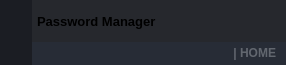
        <widget class="QFrame" name="frame_top">
         <property name="minimumSize">
          <size>
           <width>0</width>
           <height>65</height>
          </size>
         </property>
         <property name="maximumSize">
          <size>
           <width>16777215</width>
           <height>65</height>
          </size>
         </property>
         <property name="styleSheet">
          <string notr="true">background-color: transparent;</string>
         </property>
         <property name="frameShape">
          <enum>QFrame::NoFrame</enum>
         </property>
         <property name="frameShadow">
          <enum>QFrame::Raised</enum>
         </property>
         <layout class="QHBoxLayout" name="horizontalLayout_3">
          <property name="spacing">
           <number>0</number>
          </property>
          <property name="leftMargin">
           <number>0</number>
          </property>
          <property name="topMargin">
           <number>0</number>
          </property>
          <property name="rightMargin">
           <number>0</number>
          </property>
          <property name="bottomMargin">
           <number>0</number>
          </property>
          <item>
           <widget class="QFrame" name="frame_toggle">
            <property name="maximumSize">
             <size>
              <width>70</width>
              <height>16777215</height>
             </size>
            </property>
            <property name="styleSheet">
             <string notr="true">background-color: rgb(27, 29, 35);</string>
            </property>
            <property name="frameShape">
             <enum>QFrame::NoFrame</enum>
            </property>
            <property name="frameShadow">
             <enum>QFrame::Raised</enum>
            </property>
            <layout class="QVBoxLayout" name="verticalLayout_3">
             <property name="spacing">
              <number>0</number>
             </property>
             <property name="leftMargin">
              <number>0</number>
             </property>
             <property name="topMargin">
              <number>0</number>
             </property>
             <property name="rightMargin">
              <number>0</number>
             </property>
             <property name="bottomMargin">
              <number>0</number>
             </property>
             <item>
              <widget class="QPushButton" name="btn_toggle_menu">
               <property name="sizePolicy">
                <sizepolicy hsizetype="Expanding" vsizetype="Expanding">
                 <horstretch>0</horstretch>
                 <verstretch>0</verstretch>
                </sizepolicy>
               </property>
               <property name="styleSheet">
                <string notr="true">QPushButton {
	background-image: url(:/24x24/icons/24x24/cil-menu.png);
	background-position: center;
	background-repeat: no-reperat;
	border: none;
	background-color: rgb(27, 29, 35);
}
QPushButton:hover {
	background-color: rgb(33, 37, 43);
}
QPushButton:pressed {	
	background-color: rgb(85, 170, 255);
}</string>
               </property>
               <property name="text">
                <string/>
               </property>
              </widget>
             </item>
            </layout>
           </widget>
          </item>
          <item>
           <widget class="QFrame" name="frame_top_right">
            <property name="styleSheet">
             <string notr="true">background: transparent;</string>
            </property>
            <property name="frameShape">
             <enum>QFrame::NoFrame</enum>
            </property>
            <property name="frameShadow">
             <enum>QFrame::Raised</enum>
            </property>
            <layout class="QVBoxLayout" name="verticalLayout_2">
             <property name="spacing">
              <number>0</number>
             </property>
             <property name="leftMargin">
              <number>0</number>
             </property>
             <property name="topMargin">
              <number>0</number>
             </property>
             <property name="rightMargin">
              <number>0</number>
             </property>
             <property name="bottomMargin">
              <number>0</number>
             </property>
             <item>
              <widget class="QFrame" name="frame_top_btns">
               <property name="maximumSize">
                <size>
                 <width>16777215</width>
                 <height>42</height>
                </size>
               </property>
               <property name="styleSheet">
                <string notr="true">background-color: rgba(27, 29, 35, 200)</string>
               </property>
               <property name="frameShape">
                <enum>QFrame::NoFrame</enum>
               </property>
               <property name="frameShadow">
                <enum>QFrame::Raised</enum>
               </property>
               <layout class="QHBoxLayout" name="horizontalLayout_4">
                <property name="spacing">
                 <number>0</number>
                </property>
                <property name="leftMargin">
                 <number>0</number>
                </property>
                <property name="topMargin">
                 <number>0</number>
                </property>
                <property name="rightMargin">
                 <number>0</number>
                </property>
                <property name="bottomMargin">
                 <number>0</number>
                </property>
                <item>
                 <widget class="QFrame" name="frame_label_top_btns">
                  <property name="sizePolicy">
                   <sizepolicy hsizetype="Expanding" vsizetype="Preferred">
                    <horstretch>0</horstretch>
                    <verstretch>0</verstretch>
                   </sizepolicy>
                  </property>
                  <property name="frameShape">
                   <enum>QFrame::NoFrame</enum>
                  </property>
                  <property name="frameShadow">
                   <enum>QFrame::Raised</enum>
                  </property>
                  <layout class="QHBoxLayout" name="horizontalLayout_10">
                   <property name="spacing">
                    <number>0</number>
                   </property>
                   <property name="leftMargin">
                    <number>5</number>
                   </property>
                   <property name="topMargin">
                    <number>0</number>
                   </property>
                   <property name="rightMargin">
                    <number>10</number>
                   </property>
                   <property name="bottomMargin">
                    <number>0</number>
                   </property>
                   <item>
                    <widget class="QFrame" name="frame_icon_top_bar">
                     <property name="maximumSize">
                      <size>
                       <width>30</width>
                       <height>30</height>
                      </size>
                     </property>
                     <property name="styleSheet">
                      <string notr="true">background: transparent;
background-image: url(:/16x16/icons/16x16/cil-terminal.png);
background-position: center;
background-repeat: no-repeat;
</string>
                     </property>
                     <property name="frameShape">
                      <enum>QFrame::StyledPanel</enum>
                     </property>
                     <property name="frameShadow">
                      <enum>QFrame::Raised</enum>
                     </property>
                    </widget>
                   </item>
                   <item>
                    <widget class="QLabel" name="label_title_bar_top">
                     <property name="font">
                      <font>
                       <family>Segoe UI</family>
                       <pointsize>10</pointsize>
                       <weight>75</weight>
                       <bold>true</bold>
                      </font>
                     </property>
                     <property name="styleSheet">
                      <string notr="true">background: transparent;
</string>
                     </property>
                     <property name="text">
                      <string>Password Manager</string>
                     </property>
                    </widget>
                   </item>
                  </layout>
                 </widget>
                </item>
                <item alignment="Qt::AlignRight">
                 <widget class="QFrame" name="frame_btns_right">
                  <property name="sizePolicy">
                   <sizepolicy hsizetype="Expanding" vsizetype="Preferred">
                    <horstretch>0</horstretch>
                    <verstretch>0</verstretch>
                   </sizepolicy>
                  </property>
                  <property name="maximumSize">
                   <size>
                    <width>120</width>
                    <height>16777215</height>
                   </size>
                  </property>
                  <property name="frameShape">
                   <enum>QFrame::NoFrame</enum>
                  </property>
                  <property name="frameShadow">
                   <enum>QFrame::Raised</enum>
                  </property>
                  <layout class="QHBoxLayout" name="horizontalLayout_5">
                   <property name="spacing">
                    <number>0</number>
                   </property>
                   <property name="leftMargin">
                    <number>0</number>
                   </property>
                   <property name="topMargin">
                    <number>0</number>
                   </property>
                   <property name="rightMargin">
                    <number>0</number>
                   </property>
                   <property name="bottomMargin">
                    <number>0</number>
                   </property>
                   <item>
                    <widget class="QPushButton" name="btn_minimize">
                     <property name="sizePolicy">
                      <sizepolicy hsizetype="Minimum" vsizetype="Expanding">
                       <horstretch>0</horstretch>
                       <verstretch>0</verstretch>
                      </sizepolicy>
                     </property>
                     <property name="minimumSize">
                      <size>
                       <width>40</width>
                       <height>0</height>
                      </size>
                     </property>
                     <property name="maximumSize">
                      <size>
                       <width>40</width>
                       <height>16777215</height>
                      </size>
                     </property>
                     <property name="toolTip">
                      <string>Minimize</string>
                     </property>
                     <property name="styleSheet">
                      <string notr="true">QPushButton {	
	border: none;
	background-color: transparent;
}
QPushButton:hover {
	background-color: rgb(52, 59, 72);
}
QPushButton:pressed {	
	background-color: rgb(85, 170, 255);
}</string>
                     </property>
                     <property name="text">
                      <string/>
                     </property>
                     <property name="icon">
                      <iconset resource="files.qrc">
                       <normaloff>:/16x16/icons/16x16/cil-window-minimize.png</normaloff>:/16x16/icons/16x16/cil-window-minimize.png</iconset>
                     </property>
                    </widget>
                   </item>
                   <item>
                    <widget class="QPushButton" name="btn_maximize_restore">
                     <property name="sizePolicy">
                      <sizepolicy hsizetype="Minimum" vsizetype="Expanding">
                       <horstretch>0</horstretch>
                       <verstretch>0</verstretch>
                      </sizepolicy>
                     </property>
                     <property name="minimumSize">
                      <size>
                       <width>40</width>
                       <height>0</height>
                      </size>
                     </property>
                     <property name="maximumSize">
                      <size>
                       <width>40</width>
                       <height>16777215</height>
                      </size>
                     </property>
                     <property name="toolTip">
                      <string>Maximize</string>
                     </property>
                     <property name="styleSheet">
                      <string notr="true">QPushButton {	
	border: none;
	background-color: transparent;
}
QPushButton:hover {
	background-color: rgb(52, 59, 72);
}
QPushButton:pressed {	
	background-color: rgb(85, 170, 255);
}</string>
                     </property>
                     <property name="text">
                      <string/>
                     </property>
                     <property name="icon">
                      <iconset resource="files.qrc">
                       <normaloff>:/16x16/icons/16x16/cil-window-maximize.png</normaloff>:/16x16/icons/16x16/cil-window-maximize.png</iconset>
                     </property>
                    </widget>
                   </item>
                   <item>
                    <widget class="QPushButton" name="btn_close">
                     <property name="sizePolicy">
                      <sizepolicy hsizetype="Minimum" vsizetype="Expanding">
                       <horstretch>0</horstretch>
                       <verstretch>0</verstretch>
                      </sizepolicy>
                     </property>
                     <property name="minimumSize">
                      <size>
                       <width>40</width>
                       <height>0</height>
                      </size>
                     </property>
                     <property name="maximumSize">
                      <size>
                       <width>40</width>
                       <height>16777215</height>
                      </size>
                     </property>
                     <property name="toolTip">
                      <string>Close</string>
                     </property>
                     <property name="styleSheet">
                      <string notr="true">QPushButton {	
	border: none;
	background-color: transparent;
}
QPushButton:hover {
	background-color: rgb(52, 59, 72);
}
QPushButton:pressed {	
	background-color: rgb(85, 170, 255);
}</string>
                     </property>
                     <property name="text">
                      <string/>
                     </property>
                     <property name="icon">
                      <iconset resource="files.qrc">
                       <normaloff>:/16x16/icons/16x16/cil-x.png</normaloff>:/16x16/icons/16x16/cil-x.png</iconset>
                     </property>
                    </widget>
                   </item>
                  </layout>
                 </widget>
                </item>
               </layout>
              </widget>
             </item>
             <item>
              <widget class="QFrame" name="frame_top_info">
               <property name="maximumSize">
                <size>
                 <width>16777215</width>
                 <height>65</height>
                </size>
               </property>
               <property name="styleSheet">
                <string notr="true">background-color: rgb(39, 44, 54);</string>
               </property>
               <property name="frameShape">
                <enum>QFrame::NoFrame</enum>
               </property>
               <property name="frameShadow">
                <enum>QFrame::Raised</enum>
               </property>
               <layout class="QHBoxLayout" name="horizontalLayout_8">
                <property name="spacing">
                 <number>0</number>
                </property>
                <property name="leftMargin">
                 <number>10</number>
                </property>
                <property name="topMargin">
                 <number>0</number>
                </property>
                <property name="rightMargin">
                 <number>10</number>
                </property>
                <property name="bottomMargin">
                 <number>0</number>
                </property>
                <item>
                 <widget class="QLabel" name="label_top_info_1">
                  <property name="maximumSize">
                   <size>
                    <width>16777215</width>
                    <height>15</height>
                   </size>
                  </property>
                  <property name="font">
                   <font>
                    <family>Segoe UI</family>
                   </font>
                  </property>
                  <property name="styleSheet">
                   <string notr="true">color: rgb(98, 103, 111); </string>
                  </property>
                  <property name="text">
                   <string/>
                  </property>
                 </widget>
                </item>
                <item>
                 <widget class="QLabel" name="label_top_info_2">
                  <property name="minimumSize">
                   <size>
                    <width>0</width>
                    <height>0</height>
                   </size>
                  </property>
                  <property name="maximumSize">
                   <size>
                    <width>250</width>
                    <height>20</height>
                   </size>
                  </property>
                  <property name="font">
                   <font>
                    <family>Segoe UI</family>
                    <weight>75</weight>
                    <bold>true</bold>
                   </font>
                  </property>
                  <property name="styleSheet">
                   <string notr="true">color: rgb(98, 103, 111);</string>
                  </property>
                  <property name="text">
                   <string>| HOME</string>
                  </property>
                  <property name="alignment">
                   <set>Qt::AlignRight|Qt::AlignTrailing|Qt::AlignVCenter</set>
                  </property>
                 </widget>
                </item>
               </layout>
              </widget>
             </item>
            </layout>
           </widget>
          </item>
         </layout>
        </widget>
